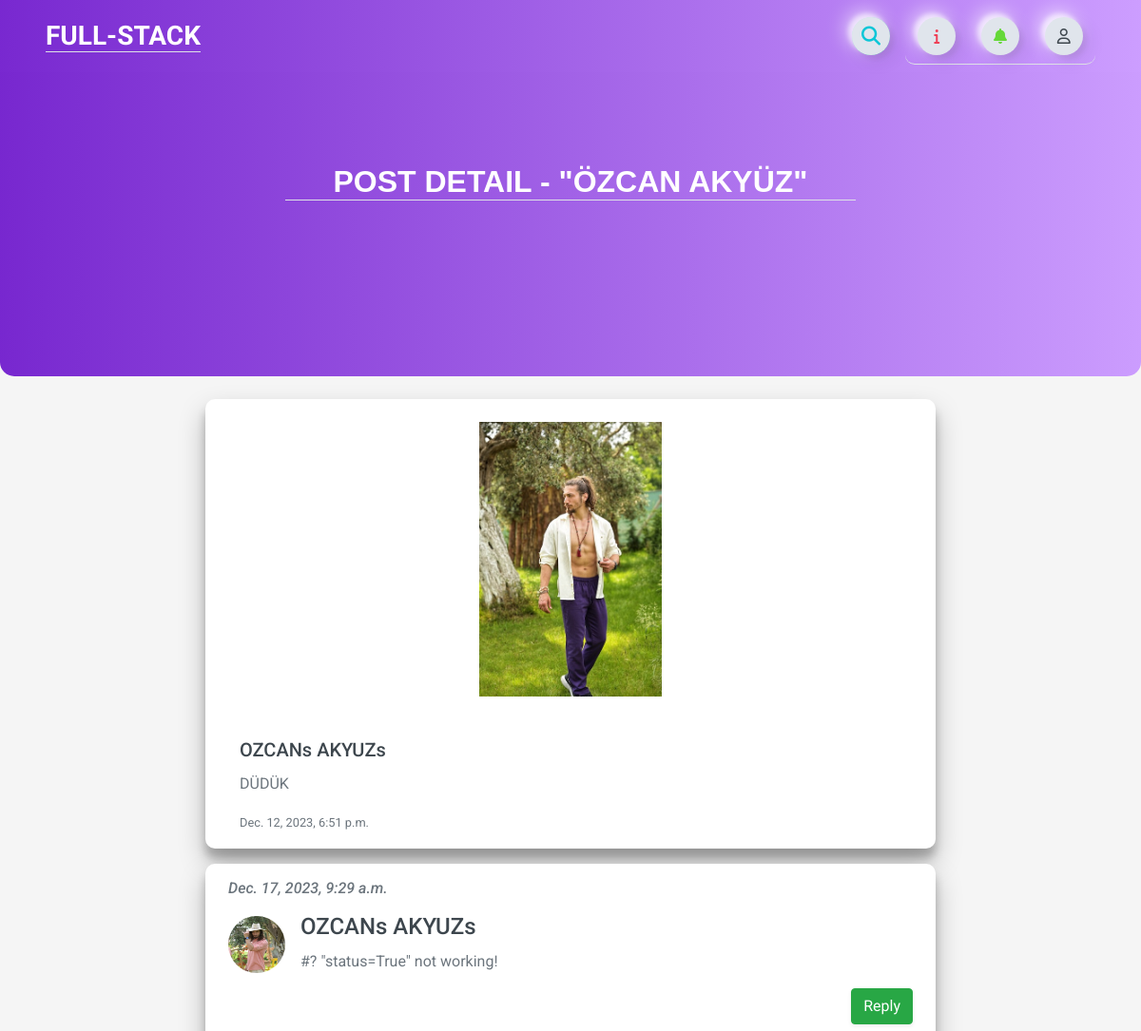
The app's page /post_detail/11 (upper part), older data.
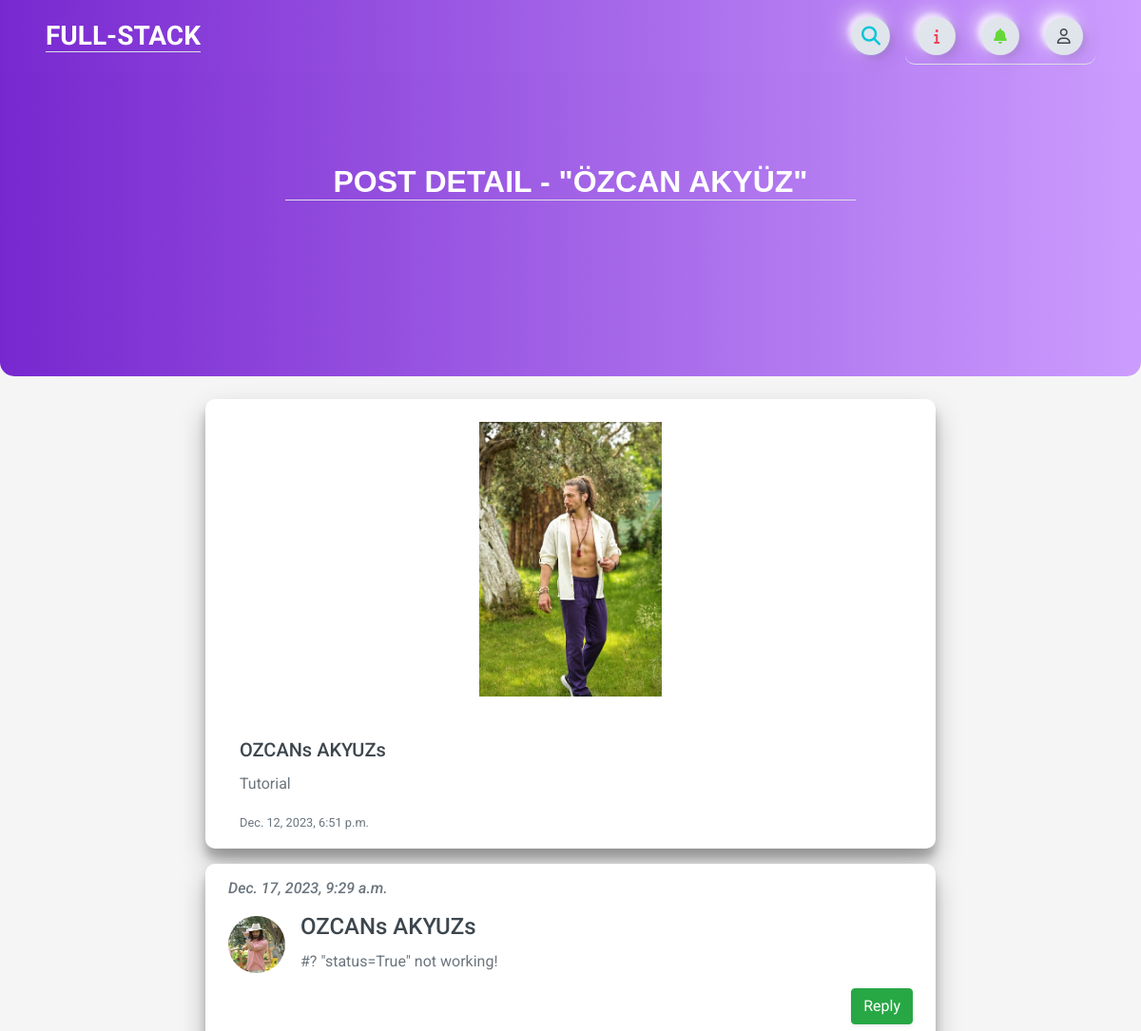
The same page, newer data.
### home/models.py (models this page shows, shortened)
class Post(models.Model):
    STATUS = (('New', 'New'),('True', 'True'),('False', 'False'))
    id = models.AutoField(primary_key=True)
    title = models.CharField(max_length=200)
    user = models.ForeignKey(User, on_delete=models.CASCADE)
    content = models.TextField()
    create_at = models.DateTimeField(auto_now_add=True)
    status = models.CharField(max_length=5, choices=STATUS, default='New')
    image = models.ImageField(upload_to='images/')
    def image_tag(self):
        if self.image:
            return mark_safe('<img src="%s" width="50" height="50" />' % self.image.url)
        return None
    image_tag.short_description = 'Image Preview'

### home/views.py (the view, shortened to what this page needs)
# urls.py: path('post_detail/<int:id>',views.post_detail, name= 'post_detail'),
def post_detail(request, id):
    url = request.META.get('HTTP_REFERER')
    if request.user.is_authenticated:
        current_user = request.user
        profile = UserProfile.objects.get(user_id = current_user.pk)
        comments = Comment.objects.filter(post_id=id, status='True')
        repcomments = ReplyComment.objects.filter(comment_id=id, status='True') #? "status=True" not working!
        post_detail = Post.objects.get(pk=id)
        context = {'post_detail': post_detail,
                    'comments': comments,
                    'repcomments': repcomments,
                    'profile': profile,}
        return render(request, 'post_detail.html', context)
    else:
        comments = Comment.objects.filter(post_id=id, status='True')
        repcomments = ReplyComment.objects.filter(comment_id=id, status='True')
        post_detail = Post.objects.get(pk=id)
        posts = Post.objects.filter(status='True')
        formlog = LoginForm
        context = {'post_detail': post_detail,
                   'comments': comments,
                   'formlog': formlog,
                    'posts': posts,
                   'repcomments': repcomments,
                   'page': 'POST DETAIL',}
        return render(request, 'post_detail.html', context)

### home/templates/post_detail.html (shortened to what this page needs)
{% extends "base.html" %}
{% load static %}
{% block body %}
<header class="mb-4">
    <div class="header m-auto">
        <div class="container" style="position: relative;">
            <h2 class="text-light px-2 m-auto border-bottom" id="navbar-text">POST DETAIL - "{{ post_detail.title }}"</h2>
        </div>
    </div>
</header>
<div class="container_detail m-auto px-3" id="containerdetail">
    <div class="card align-items-center rounded my-4" style="border: none;">
        <img src="{{ post_detail.image.url }}" class="card-img-top" alt="NO PHOTO!!">
    </div>
    <div class="card-body w-100 pb-3">
        <h5 class="card-title" id="card-user">{{ post_detail.user.get_full_name }}</h5>
        <p class="card-text" id="card-content">{{ post_detail.content }}</p>
        <p class="card-text" id="card-create"><small class="text-muted">{{ post_detail.create_at }}</small></p>
    </div>
</div>
{% for comment in comments %}
<div class="container_detail m-auto px-4 py-3" style="margin-top: 1rem !important;" id="card-detail-comments">
    <div class="media-body">
            <h6 class="text-muted"><i>{{ comment.create_at }}</i></h6>
        <div class="media-body">
            <div class="body-img d-flex mt-3">
                <img src="{{ comment.user.userprofile.image.url }}" alt="Image" class="mr-3 mt-1 rounded-circle mb-3" style="width:60px; height: 60px;">
                <div class="body-text" style="display: flex !important; justify-content: space-around; flex-direction: column !important;">
                    <h4>{{ comment.user.get_full_name }}</h4>
                    <p>{{ comment.comment }}</p>
                </div>
            </div>
            <div class="media-text" style="display: flex !important; flex-direction: row-reverse;">
                <a type="text" data-toggle="collapse" data-target="#reply{{comment.id}}" class="btn btn-success rounded shadow-sm " href="">Reply</a><br>
            </div>
        </div>
    </div>
</div>
{% endfor %}
{% endblock %}

Row changes from the older to the newer data that the page shows:
changed Post "ÖZCAN AKYÜZ": content "DÜDÜK" → "Tutorial"
